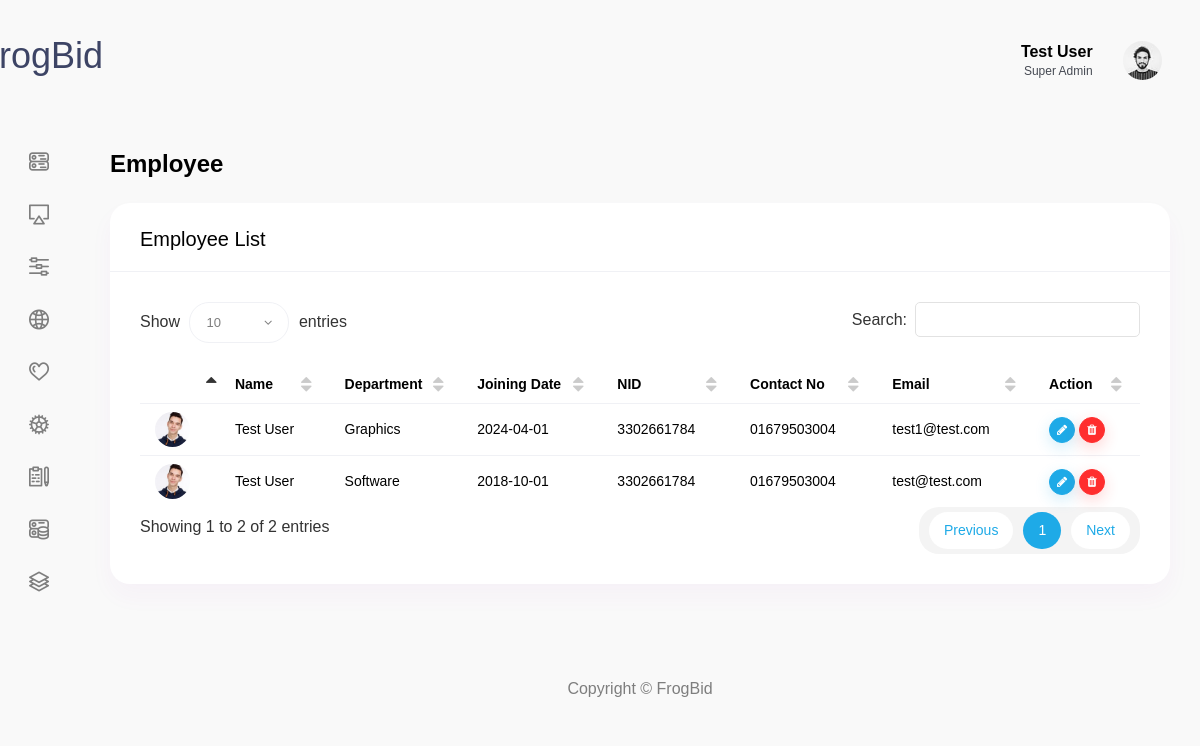
/employee.php (signed in), run on the app's committed database.
### tables this page shows
CREATE TABLE `employee` (
  `e_id` int(11) NOT NULL,
  `full_name` varchar(500) NOT NULL,
  `department` varchar(500) NOT NULL,
  `join_date` date NOT NULL,
  `nid_no` varchar(20) NOT NULL,
  `contact_no` varchar(200) NOT NULL,
  `email` varchar(200) NOT NULL,
  `password` varchar(500) NOT NULL,
  `position` varchar(200) NOT NULL,
  `leave_date` date NOT NULL,
  `role` int(10) NOT NULL DEFAULT 0,
  `status` int(11) NOT NULL DEFAULT 0,
  `inserted_at` datetime NOT NULL,
  `updated_at` datetime NOT NULL
);

### config/dbConfig.php (called while the page is built, shortened)
<?php
class DBController {
    private $host = "localhost";
    private $user = "root";
    private $password = "";
    private $database = "frogbid_academy";
    private $conn;
    function __construct() {
        $this->conn = $this->connectDB();
    }
    function connectDB() {
        $conn = mysqli_connect($this->host,$this->user,$this->password,$this->database);
        return $conn;
    }
    function runQuery($query) {
        $result = mysqli_query($this->conn,$query);
        while($row=mysqli_fetch_assoc($result)) {
            $resultset[] = $row;
        }
        if(!empty($resultset))
            return $resultset;
    }
    function numRows($query) {
        $result  = mysqli_query($this->conn,$query);
        $rowcount = mysqli_num_rows($result);
        return $rowcount;
    }
}

### employee.php (the view, shortened to what this page needs)
<?php
require_once('config/dbConfig.php');
$db_handle = new DBController();
?>
<!DOCTYPE html>
<html lang="en">
<head>
    <?php require_once('include/css.php'); ?>
</head>
<body>
<div id="main-wrapper">
    <div class="nav-header">
        <a href="index.html" class="brand-logo">
            <h1>FrogBid</h1>
        </a>
    </div>
    <?php require_once('include/header.php'); ?>
    <?php require_once('include/sidebar.php'); ?>
    <div class="content-body">
        <div class="container-fluid">
            <div class="form-head mb-4">
                <h2 class="text-black font-w600 mb-0">Employee</h2>
            </div>
            <div class="row">
                <div class="col-12">
                    <div class="card">
                        <div class="card-header">
                            <h4 class="card-title">Employee List</h4>
                        </div>
                        <div class="card-body">
                            <div class="table-responsive">
                                <table id="example3" class="display min-w850">
                                    <thead>
                                    <tr>
                                        <th></th>
                                        <th>Name</th>
                                        <th>Department</th>
                                        <th>Joining Date</th>
                                        <th>NID</th>
                                        <th>Contact No</th>
                                        <th>Email</th>
                                        <th>Action</th>
                                    </tr>
                                    </thead>
                                    <tbody>
                                    <?php
                                    $fetch_employee = $db_handle->runQuery("SELECT * FROM employee order by e_id desc");
                                    $fetch_employee_no = $db_handle->numRows("SELECT * FROM employee order by e_id desc");
                                    for ($i=0; $i<$fetch_employee_no;$i++){
                                        ?>
                                        <tr>
                                            <td><img class="rounded-circle" width="35" src="images/profile/small/pic1.jpg" alt=""></td>
                                            <td><?php echo $fetch_employee[$i]['full_name'];?></td>
                                            <td><?php echo $fetch_employee[$i]['department'];?></td>
                                            <td><?php echo $fetch_employee[$i]['join_date'];?></td>
                                            <td><?php echo $fetch_employee[$i]['nid_no'];?></td>
                                            <td><?php echo $fetch_employee[$i]['contact_no'];?></td>
                                            <td><?php echo $fetch_employee[$i]['email'];?></td>
                                            <td>
                                                <div class="d-flex">
                                                    <a href="#" class="btn btn-primary shadow btn-xs sharp mr-1"><i class="fa fa-pencil"></i></a>
                                                    <a href="#" class="btn btn-danger shadow btn-xs sharp"><i class="fa fa-trash"></i></a>
                                                </div>
                                            </td>
                                        </tr>
                                        <?php
                                    }
                                    ?>
                                    </tbody>
                                </table>
                            </div>
                        </div>
                    </div>
                </div>
            </div>
        </div>
    </div>
    <?php require_once('include/footer.php'); ?>
</div>
</body>
</html>

### include/header.php (shortened to what this page needs)
<div class="header">
    <div class="header-content">
        <nav class="navbar navbar-expand">
            <div class="collapse navbar-collapse justify-content-between">
                <ul class="navbar-nav header-right">
                    <li class="nav-item dropdown header-profile">
                        <a class="nav-link" href="javascript:void(0)" role="button" data-toggle="dropdown">
                            <div class="header-info">
                                <?php
                                $fetch_user = $db_handle->runQuery("select * from employee where e_id = {$_SESSION['user']}")
                                ?>
                                <span class="text-black"><strong><?php echo $fetch_user[0]['full_name'];?></strong></span>
                                <p class="fs-12 mb-0">Super Admin</p>
                            </div>
                            <img src="images/profile/17.jpg" width="20" alt=""/>
                        </a>
                    </li>
                </ul>
            </div>
        </nav>
    </div>
</div>

### data on the page
employee: full_name "Test User", department "Software", join_date "2018-10-01", nid_no "3302661784", contact_no "01679503004", email "test@test.com"
employee: full_name "Test User", department "Graphics", join_date "2024-04-01", nid_no "3302661784", contact_no "01679503004", email "test1@test.com"
